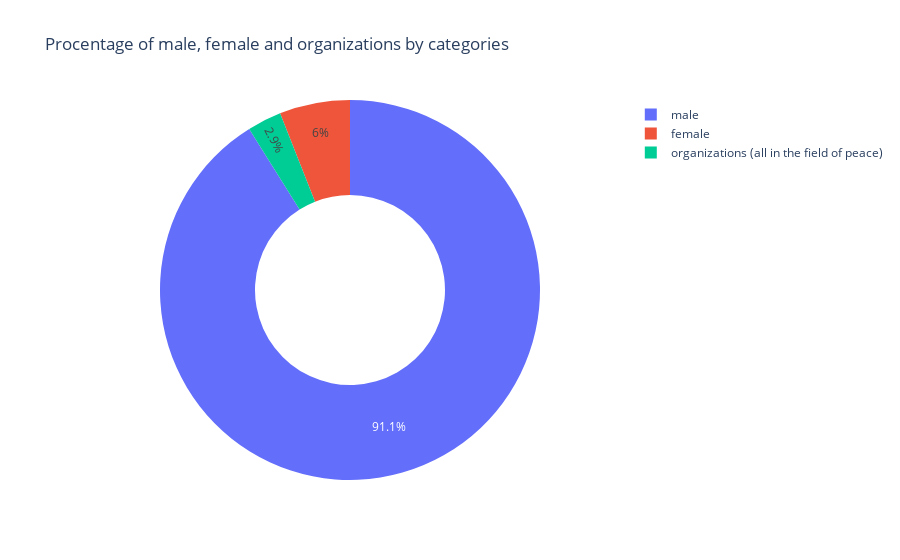

Notebook cell for this chart:
### Code cell
# donut chart
labels = ['male', 'female', 'organizations (all in the field of peace)']
values = [91.1, 6.0, 2.9]
fig = go.Figure(data=[go.Pie(labels=labels, values=values, hole=.5)])
fig.update(layout_title_text='Procentage of male, female and organizations by categories')
      
fig.show()

### Figure 1 — Plotly figure (JSON) as saved in the notebook; plotly's stock layout.template omitted (floating-point values rounded to 4 significant figures)
{"data": [{"hole": 0.5, "labels": ["male", "female", "organizations (all in the field of peace)"], "type": "pie", "values": [91.1, 6, 2.9]}], "layout": {"title": {"text": "Procentage of male, female and organizations by categories"}}}
